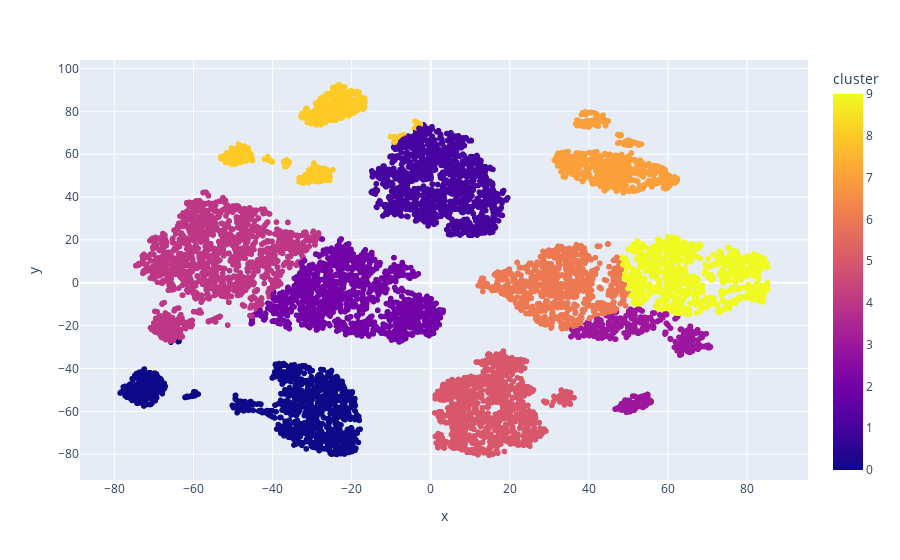

This figure's notebook cell:
### Code cell
kmeans = KMeans(n_clusters=10)
data_tsne['cluster'] = kmeans.fit_predict(data_tsne)

px.scatter(data_tsne, x='x', y='y', color='cluster')

### Figure 1 — Plotly figure (JSON) as saved in the notebook; plotly's stock layout.template omitted (floating-point values rounded to 4 significant figures; data arrays with more than 128 entries replaced by an {"elided": "..."} marker saying what was removed)
{"data": [{"hovertemplate": "x=%{x}<br>y=%{y}<br>cluster=%{marker.color}<extra></extra>", "legendgroup": "", "marker": {"color": {"elided": "11814 int values"}, "coloraxis": "coloraxis", "symbol": "circle"}, "mode": "markers", "name": "", "showlegend": false, "type": "scattergl", "x": {"elided": "11814 float values"}, "xaxis": "x", "y": {"elided": "11814 float values"}, "yaxis": "y"}], "layout": {"coloraxis": {"colorbar": {"title": {"text": "cluster"}}, "colorscale": [[0, "#0d0887"], [0.1111, "#46039f"], [0.2222, "#7201a8"], [0.3333, "#9c179e"], [0.4444, "#bd3786"], [0.5556, "#d8576b"], [0.6667, "#ed7953"], [0.7778, "#fb9f3a"], [0.8889, "#fdca26"], [1, "#f0f921"]]}, "legend": {"tracegroupgap": 0}, "margin": {"t": 60}, "xaxis": {"anchor": "y", "domain": [0, 1], "title": {"text": "x"}}, "yaxis": {"anchor": "x", "domain": [0, 1], "title": {"text": "y"}}}}
